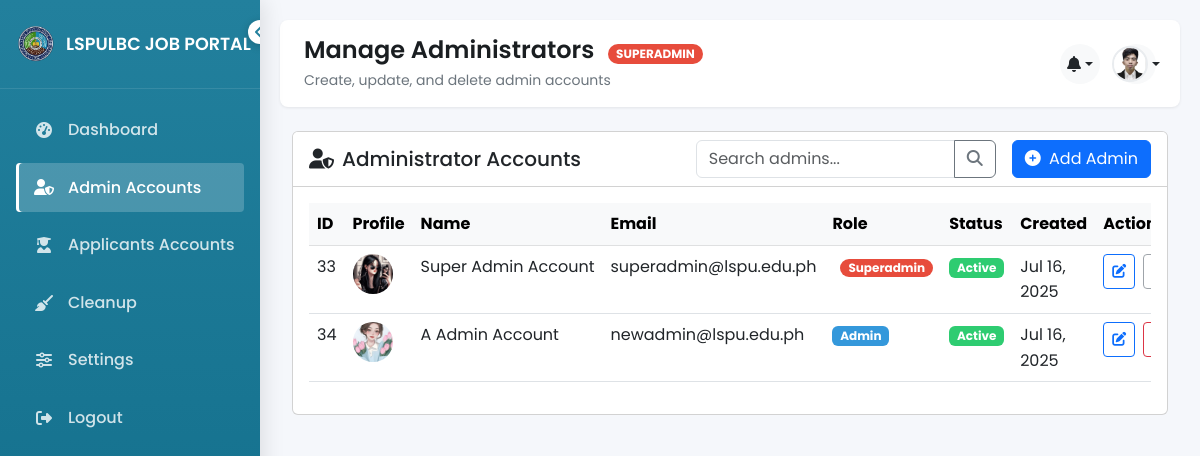
/manage_admins.php (signed in), run on the app's committed database.
### tables this page shows
CREATE TABLE `users` (
  `user_id` int(11) NOT NULL,
  `first_name` varchar(50) NOT NULL,
  `middle_name` varchar(50) DEFAULT NULL,
  `last_name` varchar(50) NOT NULL,
  `email` varchar(100) NOT NULL,
  `birthdate` date DEFAULT NULL,
  `phone` varchar(20) DEFAULT NULL,
  `username` varchar(50) DEFAULT NULL,
  `password` varchar(255) DEFAULT NULL,
  `profile_pic` varchar(255) DEFAULT NULL,
  `reset_token` varchar(255) DEFAULT NULL,
  `token_expiry` datetime DEFAULT NULL,
  `reset_expires` datetime DEFAULT NULL,
  `role` enum('applicant','admin','superadmin') NOT NULL DEFAULT 'applicant',
  `is_active` tinyint(1) NOT NULL DEFAULT 1,
  `last_login` datetime DEFAULT NULL,
  `created_at` timestamp NOT NULL DEFAULT current_timestamp(),
  `updated_at` timestamp NOT NULL DEFAULT current_timestamp() ON UPDATE current_timestamp(),
  `email_verified` tinyint(1) DEFAULT 0,
  `verification_token` varchar(255) DEFAULT NULL,
  `verification_expires` datetime DEFAULT NULL
);

### manage_admins.php (the view, shortened to what this page needs)
<?php
$host = 'localhost';
$db = 'appjobsystem';
$userDb = 'root';
$pass = '';
$conn = new mysqli($host, $userDb, $pass, $db);
$userId = $_SESSION['user_id'];
$user = null;
$stmt = $conn->prepare("SELECT * FROM users WHERE user_id = ?");
if ($stmt) {
    $stmt->bind_param("i", $userId);
    $stmt->execute();
    $result = $stmt->get_result();
    $user = $result->fetch_assoc();
}
$admins = [];
$result = $conn->query("SELECT user_id, first_name, middle_name, last_name, email, profile_pic, role, created_at FROM users WHERE role IN ('admin', 'superadmin') ORDER BY role DESC, created_at DESC");
if ($result) {
    while ($row = $result->fetch_assoc()) {
        $admins[] = $row;
    }
}
$profilePicFilename = !empty($user['profile_pic']) ? $user['profile_pic'] : 'default-profile.png';
$picsPath = 'uploads/profile_pics/' . $profilePicFilename;
$hasProfilePic = file_exists($picsPath);
?>
<!DOCTYPE html>
<html lang="en">
<head>
  <link href="https://cdn.jsdelivr.net/npm/bootstrap@5.3.0-alpha1/dist/css/bootstrap.min.css" rel="stylesheet">
  <link rel="stylesheet" href="https://cdnjs.cloudflare.com/ajax/libs/font-awesome/6.4.0/css/all.min.css">
  <link rel="stylesheet" href="assets/css/superadmin/manage_admins.css">
</head>
<body>
  <?php include 'superadmin_sidebar.php'; ?>
  <div class="main-content">
    <div class="topbar">
      <div class="topbar-title">
        <h1>Manage Administrators <span class="superadmin-badge">SUPERADMIN</span></h1>
        <p>Create, update, and delete admin accounts</p>
      </div>
      <div class="topbar-actions">
        <div class="dropdown">
          <button class="notification-btn dropdown-toggle position-relative" type="button" id="notificationDropdown" data-bs-toggle="dropdown" aria-expanded="false">
            <i class="fas fa-bell"></i>
          </button>
        </div>
        <div class="dropdown">
          <button class="profile-btn dropdown-toggle" type="button" id="profileDropdown" data-bs-toggle="dropdown" aria-expanded="false">
            <?php if ($hasProfilePic): ?>
              <img src="<?= htmlspecialchars($picsPath) ?>" class="profile-img rounded-circle" alt="Profile" style="width: 36px; height: 36px; object-fit: cover;">
            <?php else: ?>
              <i class="fas fa-user-circle fs-5"></i>
            <?php endif; ?>
          </button>
        </div>
      </div>
    </div>
    <div class="container-fluid mt-4">
      <div class="card">
        <div class="card-header bg-white d-flex justify-content-between align-items-center">
          <h5 class="mb-0"><i class="fas fa-user-shield me-2"></i>Administrator Accounts</h5>
          <div class="d-flex">
            <div class="search-box-container">
              <div class="input-group search-box">
                <input type="text" id="adminSearch" class="form-control" placeholder="Search admins...">
                <button class="btn btn-outline-secondary" type="button" id="searchButton">
                  <i class="fas fa-search"></i>
                </button>
              </div>
            </div>
            <button class="btn btn-primary ms-3" data-bs-toggle="modal" data-bs-target="#addAdminModal">
              <i class="fas fa-plus-circle me-1"></i> Add Admin
            </button>
          </div>
        </div>
        <div class="card-body">
          <div class="table-responsive">
            <table class="table table-hover" id="adminsTable">
              <thead class="table-light">
                <tr>
                  <th>ID</th>
                  <th>Profile</th>
                  <th>Name</th>
                  <th>Email</th>
                  <th>Role</th>
                  <th>Status</th>
                  <th>Created</th>
                  <th>Actions</th>
                </tr>
              </thead>
              <tbody>
                <?php foreach ($admins as $admin):
                  $fullName = htmlspecialchars($admin['first_name'] . ' ' . ($admin['middle_name'] ? $admin['middle_name'] . ' ' : '') . $admin['last_name']);
                ?>
                  <tr>
                    <td><?= htmlspecialchars($admin['user_id']) ?></td>
                    <td>
                      <img src="uploads/profile_pics/<?= !empty($admin['profile_pic']) ? htmlspecialchars($admin['profile_pic']) : 'default-profile.png' ?>"
                           class="user-avatar" alt="Profile">
                    </td>
                    <td class="admin-name" title="<?= $fullName ?>"><?= $fullName ?></td>
                    <td><?= htmlspecialchars($admin['email']) ?></td>
                    <td>
                      <span class="badge <?= $admin['role'] === 'superadmin' ? 'superadmin-badge' : 'admin-role-badge' ?>">
                        <?= htmlspecialchars(ucfirst($admin['role'])) ?>
                      </span>
                    </td>
                    <td>
                      <span class="badge status-active">Active</span>
                    </td>
                    <td><?= date('M j, Y', strtotime($admin['created_at'])) ?></td>
                    <td class="action-btns">
                      <div class="d-flex gap-2">
                        <button class="btn btn-sm btn-outline-primary edit-btn"
                                data-bs-toggle="modal"
                                data-bs-target="#editAdminModal"
                                data-id="<?= $admin['user_id'] ?>"
                                data-first_name="<?= htmlspecialchars($admin['first_name']) ?>"
                                data-middle_name="<?= htmlspecialchars($admin['middle_name']) ?>"
                                data-last_name="<?= htmlspecialchars($admin['last_name']) ?>"
                                data-email="<?= htmlspecialchars($admin['email']) ?>"
                                data-role="<?= htmlspecialchars($admin['role']) ?>">
                          <i class="fas fa-edit"></i>
                        </button>
                        <?php if ($admin['role'] !== 'superadmin' || $admin['user_id'] == $userId): ?>
                          <a href="manage_admins.php?delete_admin=<?= $admin['user_id'] ?>"
                             class="btn btn-sm btn-outline-danger"
                             onclick="return confirm('Are you sure you want to delete this admin account?')">
                          </a>
                        <?php else: ?>
                          <button class="btn btn-sm btn-outline-secondary" disabled>
                          </button>
                        <?php endif; ?>
                      </div>
                    </td>
                  </tr>
                <?php endforeach; ?>
              </tbody>
            </table>
          </div>
        </div>
      </div>
    </div>
  </div>
</body>
</html>

### assets/css/superadmin/manage_admins.css (style rules this page uses)
:root { --primary: #22809d; --primary-light: #e1f0f5; --primary-lighter: #f0f8fa; --secondary: #0E6A87; --success: #4cc9f0; --success-dark: #38b6db; --warning: #f8961e; --danger: #f72585; --dark: #212529; --darker: #1a1e21; --light: #f8f9fa; --lighter: #fbfcfd; --gray: #6c757d; --gray-light: #e9ecef; --gray-lighter: #f1f3f5; --white: #ffffff; --shadow-sm: 0 1px 3px rgba(0,0,0,0.08); --shadow-md: 0 4px 6px rgba(0,0,0,0.1); --shadow-lg: 0 10px 15px rgba(0,0,0,0.1); --radius-sm: 0.25rem; --radius-md: 0.5rem; --radius-lg: 0.75rem; --transition: all 0.3s ease; --sidebar-width: 260px; --sidebar-collapsed-width: 80px; --sidebar-transition: all 0.4s cubic-bezier(0.4, 0, 0.2, 1); }
body { font-family: 'Poppins', sans-serif; background-color: #f5f7fb; color: var(--dark); line-height: 1.6; overflow-x: hidden; }
.main-content { margin-left: var(--sidebar-width); min-height: 100vh; transition: var(--sidebar-transition); padding: 20px; }
.topbar { background: white; padding: 1rem 1.5rem; border-radius: var(--radius-md); box-shadow: var(--shadow-sm); margin-bottom: 1.5rem; display: flex; justify-content: space-between; align-items: center; position: sticky; top: 0; z-index: 100; }
.topbar-title h1 { font-size: 1.5rem; font-weight: 600; margin-bottom: 0.25rem; color: var(--darker); }
.topbar-title p { font-size: 0.875rem; color: var(--gray); margin-bottom: 0; }
.topbar-actions { display: flex; align-items: center; gap: 1rem; }
.notification-btn, .profile-btn { position: relative; width: 40px; height: 40px; display: flex; align-items: center; justify-content: center; border-radius: 50%; background: var(--light); color: var(--dark); border: none; transition: var(--transition); }
.profile-img { width: 36px; height: 36px; border-radius: 50%; object-fit: cover; border: 2px solid var(--gray-light); transition: var(--transition); }
.superadmin-badge { background-color: #e74c3c; color: white; padding: 3px 8px; border-radius: 10px; font-size: 0.75rem; font-weight: bold; margin-left: 8px; display: inline-block; }
.admin-role-badge { background-color: #3498db; }
.user-avatar { width: 40px; height: 40px; border-radius: 50%; object-fit: cover; margin-right: 10px; }
.action-btns .btn { padding: 0.375rem 0.5rem; }
.search-box { max-width: 300px; }
.status-active { background-color: #2ecc71; color: white; }
.search-box-container { position: relative; }
.admin-name { white-space: nowrap; overflow: hidden; text-overflow: ellipsis; max-width: 200px; }

### data on the page
users: profile_pic (picture)
users: user_id "33", profile_pic (picture), fullName "Super Admin Account", email "superadmin@lspu.edu.ph", role "Superadmin", created_at "Jul 16, 2025"
users: user_id "34", profile_pic (picture), fullName "A Admin Account", email "newadmin@lspu.edu.ph", role "Admin", created_at "Jul 16, 2025"
